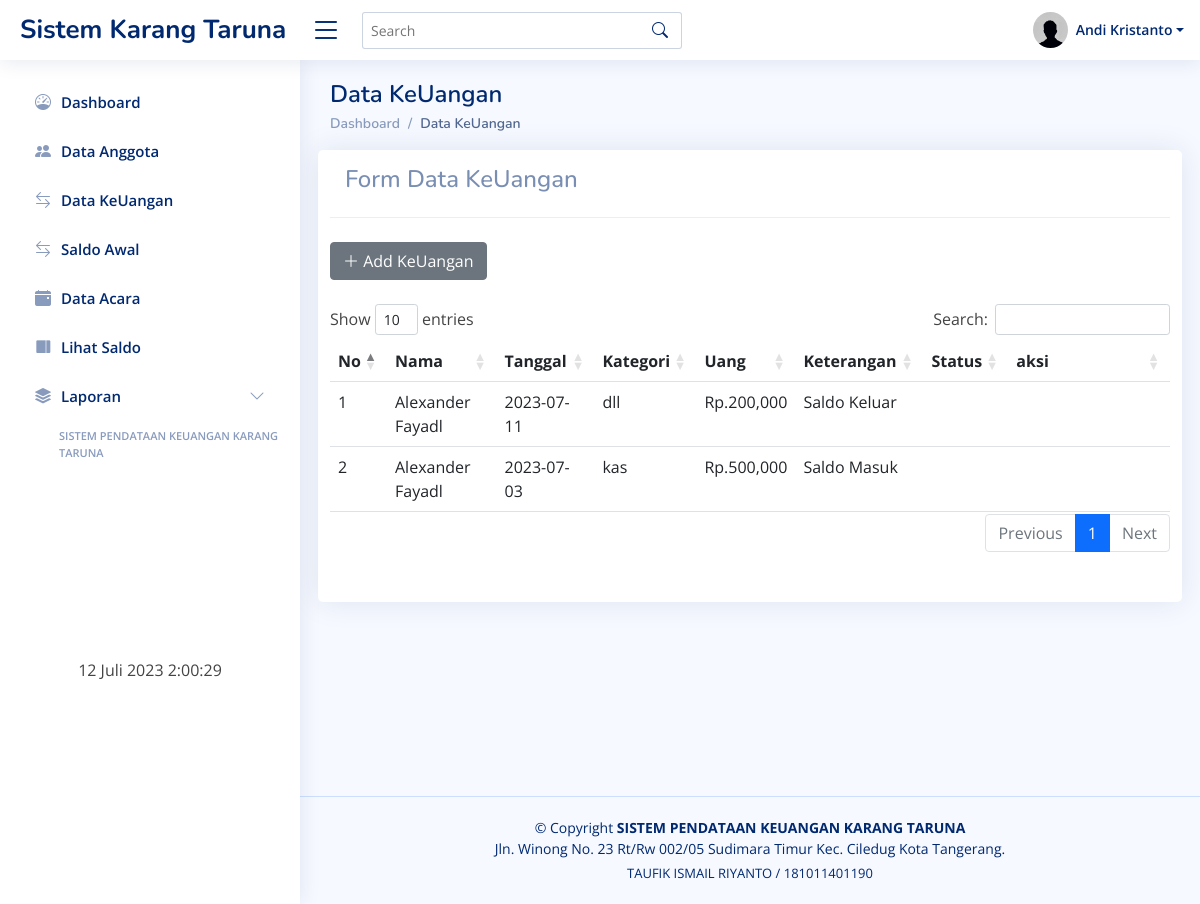
The page /admin/index.php?url=index_keuangan (signed in) on the database as committed earlier.
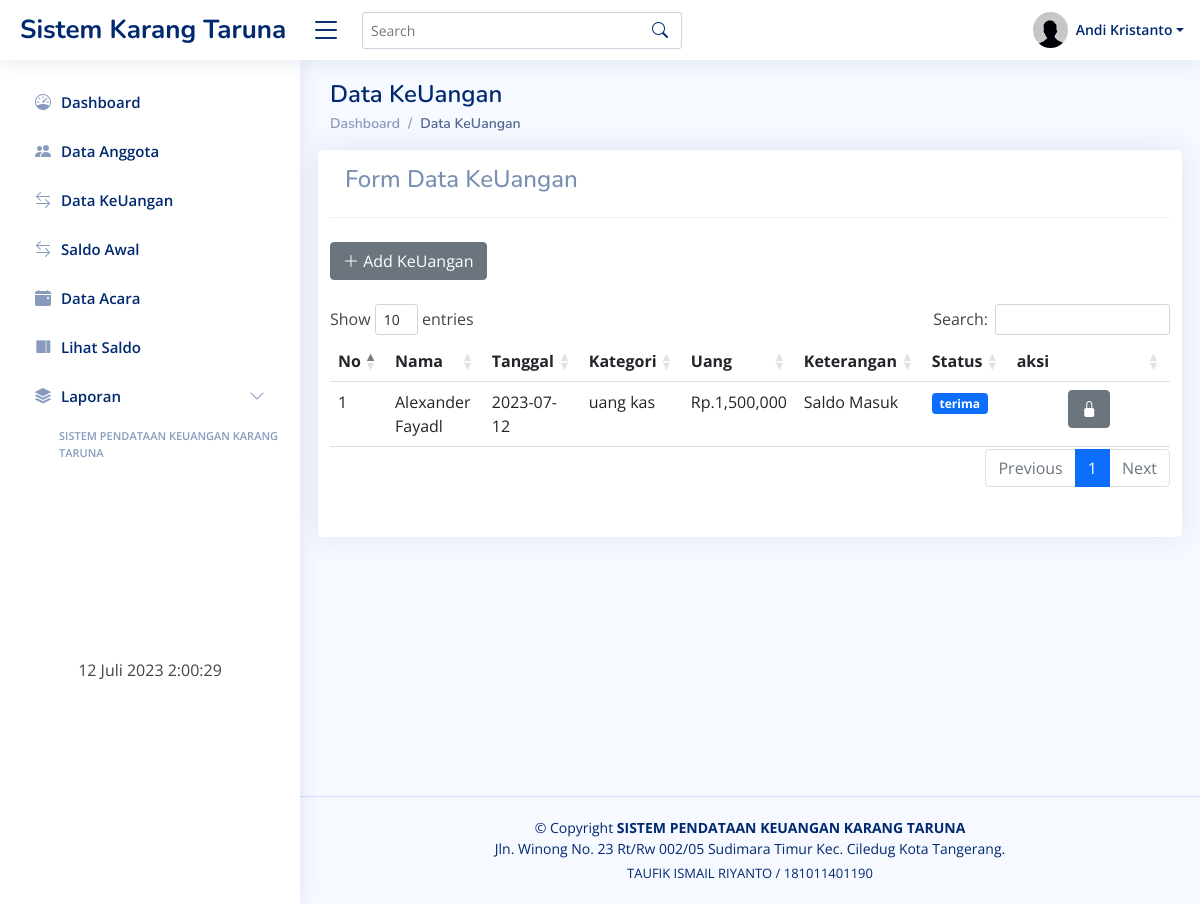
The same page on the database as committed later.
### tables this page shows
CREATE TABLE `users` (
  `id_user` int(11) NOT NULL,
  `recid` enum('0','1') NOT NULL,
  `nama` varchar(30) NOT NULL,
  `rt` int(4) NOT NULL,
  `rw` int(4) NOT NULL,
  `alamat` text NOT NULL,
  `tgl_lahir` varchar(20) NOT NULL,
  `pekerjaan` varchar(40) NOT NULL,
  `no_telp` varchar(15) NOT NULL,
  `status` enum('aktif','tidak aktif') NOT NULL,
  `usertype` enum('ketua','wakil','anggota') NOT NULL,
  `username` varchar(30) NOT NULL,
  `password` varchar(200) NOT NULL,
  `level` enum('admin','anggota') NOT NULL
);

CREATE TABLE `trx` (
  `id_trx` int(11) NOT NULL,
  `id_user` int(11) NOT NULL,
  `jml_trx` varchar(255) NOT NULL,
  `keterangan` varchar(255) NOT NULL,
  `status_trx` varchar(255) NOT NULL,
  `tgl` date NOT NULL
);

CREATE TABLE `acara` (
  `id_acara` int(11) NOT NULL,
  `id_trx` int(11) NOT NULL,
  `nama_acara` varchar(255) NOT NULL,
  `tempat_acara` varchar(255) NOT NULL
);

### config/getbln.php (called while the page is built, shortened)
<?php
function  getStatus($status){
	if ($status == "saldo_keluar"){
		return  "Saldo Keluar";
    }
		else if($status == "saldo_masuk"){
		return  "Saldo Masuk";
	}
}
?>

### admin/index_keuangan.php (the view, shortened to what this page needs)
<!DOCTYPE html>
<html>
<head>
</head>
<body>
     <div class="container">
          <div class="pagetitle">
               <h1 class="mb-1">Data KeUangan</h1>
               <nav>
                    <ol class="breadcrumb">
                         <li class="breadcrumb-item"><a href="?url=dashboard">Dashboard</a></li>
                         <li class="breadcrumb-item active">Data KeUangan</li>
                    </ol>
               </nav>
          </div>
          <div class="row">
               <div class="card">
                    <div class="card-header">
                         <h4>Form Data KeUangan</h4>
                    </div>
                    <br>
                    <div class="col-md-12">
                         <button type="button" class="btn btn-secondary" data-bs-toggle="modal"
                              data-bs-target="#addUang">
                              <span class="icon text-white">
                                   <i class="bi bi-plus-lg"></i> Add KeUangan
                              </span>
                         </button>
                    </div>
                    <br>
                    <table id="anggota" class="table table-hover">
                         <thead>
                              <tr>
                                   <th>No</th>
                                   <th>Nama</th>
                                   <th>Tanggal</th>
                                   <th>Kategori</th>
                                   <th>Uang</th>
                                   <th>Keterangan</th>
                                   <th>Status</th>
                                   <th style="width:130px">aksi</th>
                              </tr>
                         </thead>
                         <tbody>
                              <tr>
                              <?php
						require '../config/config.php';
                              include '../config/getbln.php';
						$no = 1;
                              $bulan =  date('m', strtotime(date('Y-m-d')));
						$sql = mysqli_query($koneksi,"select * from trx inner join users on users.id_user=trx.id_user inner join acara on acara.id_trx=trx.id_trx and month(tgl)='$bulan' order by tgl DESC");
						while ($data = mysqli_fetch_array($sql)) {
							?>
                                   <td><?= $no++; ?></td>
                                   <td><?= $data['nama']; ?></td>
                                   <td><?= $data['tgl']; ?></td>
                                   <td><?= $data['nama_acara']; ?></td>
                                   <td>Rp.<?= number_format($data['jml_trx']); ?></td>
                                   <td>
                                    <?= getStatus($data['keterangan']); ?>
                                   </td>
                                   <td>
                                        <?php
									if($data['status_trx'] == 'kirim'){ ?>
                                                  <span class="badge bg-warning "><?= $data['status_trx']; ?></span>
									<?php } else if($data['status_trx'] == 'terima'){ ?>
										<span class="badge bg-primary "><?= $data['status_trx']; ?></span>
									<?php }?>
                                   </td>
                                   <td class="text-center">
                                        <?php
									if($data['status_trx'] == 'kirim'){ ?>
                                        <button type="button" class="btn btn-warning" data-bs-toggle="modal"
                                             data-bs-target="#MyV<?= $data['id_trx']; ?>">
                                             <span class="icon text-white">
                                                  <i class="bi bi-check-circle-fill"></i>
                                             </span>
                                        </button>
                                        <a href="del2.php?id=<?php echo $data['id']; ?>"
                                             class="btn btn-danger btn-icon-split"
                                             onclick="return confirm('Yakin Hapus Data ?')">
                                             <span class="icon text-white">
                                                  <i class="bi bi-trash-fill"></i>
                                             </span>
                                        </a>
                                        <?php } else if ($data['status_trx'] == 'terima') { ?>
                                        <button type="button" class="btn btn-secondary" data-bs-toggle="modal"
                                             data-bs-target="#MyView<?= $data['id_trx']; ?>">
                                             <span class="icon text-white">
                                                  <i class="bi bi-lock-fill"></i>
                                             </span>
                                        </button>
                                        <?php }?>
                                   </td>
                              </tr>
                              <?php } ?>
                         </tbody>
                    </table>
                    <br><br>
               </div>
          </div>
     </div>
</body>
</html>

### admin/index.php (shortened to what this page needs)
<!DOCTYPE html>
<html lang="en">
<head>
     <link href="../assets/css/bootstrap.min.css" rel="stylesheet">
     <link href="../assets/css/bootstrap-icons.css" rel="stylesheet">
     <link href="../assets/css/boxicons.min.css" rel="stylesheet">
     <link href="../assets/css/quill.snow.css" rel="stylesheet">
     <link href="../assets/css/quill.bubble.css" rel="stylesheet">
     <link href="../assets/css/remixicon.css" rel="stylesheet">
     <link rel="stylesheet" href="../assets/jquery-ui.css">
     <link href="../assets/css/style.css" rel="stylesheet">
     <link href="../assets/datatables/dataTables.bootstrap4.min.css" rel="stylesheet">
</head>
<body>
     <header id="header" class="header fixed-top d-flex align-items-center">
          <div class="d-flex align-items-center justify-content-between"> <a href="index.html"
                    class="logo d-flex align-items-center"> <span class="d-none d-lg-block">Sistem Karang Taruna</span>
               </a> <i class="bi bi-list toggle-sidebar-btn"></i></div>
          <div class="search-bar">
               <form class="search-form d-flex align-items-center" method="POST" action="#"> <input type="text"
                         name="query" placeholder="Search" title="Enter search keyword"> <button type="submit"
                         title="Search"><i class="bi bi-search"></i></button></form>
          </div>
          <nav class="header-nav ms-auto">
               <ul class="d-flex align-items-center">
                    <li class="nav-item dropdown pe-3">
                         <?php
             require '../config/config.php';
             $sql = mysqli_query($koneksi, "select * from users where id_user='$_SESSION[id]'");
             while ($data = mysqli_fetch_array($sql)) {
               ?>
                         <a class="nav-link nav-profile d-flex align-items-center pe-0" href="#"
                              data-bs-toggle="dropdown"> <img src="../assets/img/profile-img.png" alt="Profile"
                                   class="rounded-circle"> <span
                                   class="d-none d-md-block dropdown-toggle ps-2"><?php echo $data['nama']; ?></span>
                         </a>
                              <?php } ?>
                    </li>
               </ul>
          </nav>
     </header>
     <aside id="sidebar" class="sidebar">
          <ul class="sidebar-nav" id="sidebar-nav">
               <li class="nav-item"> <a class="nav-link collapsed" href="?url=dashboard">
                         <i class="bi bi-speedometer"></i>
                         <span>Dashboard</span> </a></li>
               <li class="nav-item">
                    <a class="nav-link collapsed" href="?url=data_anggota">
                         <i class="bi bi-people-fill"></i>
                         </i><span>Data Anggota</span>
                    </a>
               </li>
               <li class="nav-item">
                    <a class="nav-link collapsed" href="?url=index_keuangan">
                         <i class="bi bi-arrow-left-right"></i>
                         </i><span>Data KeUangan</span>
                    </a>
               <li class="nav-item">
                    <a class="nav-link collapsed" href="?url=saldo_awal">
                         <i class="bi bi-arrow-left-right"></i>
                         </i><span>Saldo Awal</span>
                    </a>
               </li>
               <li class="nav-item">
                    <a class="nav-link collapsed" href="?url=list_acara">
                         <i class="bi bi-calendar-event-fill"></i>
                         </i><span>Data Acara</span>
                    </a>
               </li>
               <li class="nav-item">
                    <a class="nav-link collapsed" href="?url=cek_saldo">
                         <i class="ri-layout-right-fill"></i>
                         </i><span>Lihat Saldo</span>
                    </a>
               </li>
               <li class="nav-item">
                    <a class="nav-link collapsed" data-bs-target="#components-nav" data-bs-toggle="collapse" href="#"><i
                              class="bi bi-stack"></i><span>Laporan</span><i class="bi bi-chevron-down ms-auto"></i>
                    </a>
               </li>
               <li class="nav-heading ps-4">SISTEM PENDATAAN KEUANGAN KARANG TARUNA</li>
               <br><br><br><br>
               <br><br><br><br>
               <div class="row text-center">
                    <?php
   function tgl_indo($tanggal){
    $bulan = array (
      1 =>   'Januari',
      'Februari',
      'Maret',
      'April',
      'Mei',
      'Juni',
      'Juli',
      'Agustus',
      'September',
      'Oktober',
      'November',
      'Desember'
   );
    $pecahkan = explode('-', $tanggal);
    return $pecahkan[2] . ' ' . $bulan[ (int)$pecahkan[1] ] . ' ' . $pecahkan[0];
 }
 ?>
                    <p><?php echo tgl_indo(date('Y-m-d')); ?> <span style="font-size:17" id="jam"></span></p>
               </div>
          </ul>
     </aside>
     <main id="main" class="main">
          <section class="section">
               <div class="row">
                    <?php include 'link.php' ?>
                    <br>
                    <br>
                    <br>
                    <br>
                    <br>
                    <br>
                    <br>
                    <br>
                    <br>
                    <br>
                    <br>
                    <br>
                    <br>
                    <br>
                    <br>
                    <br>
                    <br>
                    <br>
                    <br>
                    <br>
                    <br>
                    <br>
                    <br>
                    <br>
                    <br>
                    <br>
                    <br>
                    <br>
                    <br>
               </div>
          </section>
     </main>
     <footer id="footer" class="footer">
          <div class="copyright"> &copy; Copyright <strong><span>SISTEM PENDATAAN KEUANGAN KARANG
                         TARUNA</span></strong><br>Jln. Winong No. 23 Rt/Rw 002/05 Sudimara Timur Kec. Ciledug Kota
               Tangerang.</div>
          <div class="credits">TAUFIK ISMAIL RIYANTO / 181011401190</div>
     </footer>
</body>
</html>

### admin/link.php (shortened to what this page needs)
<?php
if (isset($_GET['url'])) {
	$url = $_GET['url'];
	switch ($url) {
		case 'index_keuangan':
			include 'index_keuangan.php';
			break;
	}
}

### assets/css/style.css (style rules this page uses)
:root { scroll-behavior: smooth; }
body { font-family: "Open Sans", sans-serif; background: #f6f9ff; color: #444444; }
a { color: #4154f1; text-decoration: none; }
h1, h2, h3, h4, h5, h6 { font-family: "Nunito", sans-serif; }
#main { margin-top: 60px; padding: 20px 30px; transition: all 0.3s; }
.pagetitle { margin-bottom: 10px; }
.pagetitle h1 { font-size: 24px; margin-bottom: 0; font-weight: 600; color: #012970; }
.card { margin-bottom: 30px; border: none; border-radius: 5px; box-shadow: 0px 0 30px rgba(1, 41, 112, 0.1); }
.card-header, .card-footer { border-color: #ebeef4; background-color: #fff; color: #798eb3; padding: 15px; }
.breadcrumb { font-size: 14px; font-family: "Nunito", sans-serif; color: #899bbd; font-weight: 600; }
.breadcrumb a { color: #899bbd; transition: 0.3s; }
.breadcrumb .breadcrumb-item::before { color: #899bbd; }
.breadcrumb .active { color: #51678f; font-weight: 600; }
.logo { line-height: 1; }
@media (min-width: 1200px) { .logo { width: 280px; } }
.logo span { font-size: 26px; font-weight: 700; color: #012970; font-family: "Nunito", sans-serif; }
.header { transition: all 0.5s; z-index: 997; height: 60px; box-shadow: 0px 2px 20px rgba(1, 41, 112, 0.1); background-color: #fff; padding-left: 20px; }
.header .toggle-sidebar-btn { font-size: 32px; padding-left: 10px; cursor: pointer; color: #012970; }
.header .search-bar { min-width: 360px; padding: 0 20px; }
.header .search-form { width: 100%; }
.header .search-form input { border: 0; font-size: 14px; color: #012970; border: 1px solid rgba(1, 41, 112, 0.2); padding: 7px 38px 7px 8px; border-radius: 3px; transition: 0.3s; width: 100%; }
.header .search-form button { border: 0; padding: 0; margin-left: -30px; background: none; }
.header .search-form button i { color: #012970; }
.header-nav ul { list-style: none; }
.header-nav > ul { margin: 0; padding: 0; }
.header-nav .nav-profile { color: #012970; }
.header-nav .nav-profile img { max-height: 36px; }
.header-nav .nav-profile span { font-size: 14px; font-weight: 600; }
.sidebar { position: fixed; top: 60px; left: 0; bottom: 0; width: 300px; z-index: 996; transition: all 0.3s; padding: 20px; overflow-y: auto; scrollbar-width: thin; scrollbar-color: #aab7cf transparent; box-shadow: 0px 0px 20px rgba(1, 41, 112, 0.1); background-color: #fff; }
@media (min-width: 1200px) { #main, #footer { margin-left: 300px; } }
.sidebar-nav { padding: 0; margin: 0; list-style: none; }
.sidebar-nav li { padding: 0; margin: 0; list-style: none; }
.sidebar-nav .nav-item { margin-bottom: 5px; }
.sidebar-nav .nav-heading { font-size: 11px; text-transform: uppercase; color: #899bbd; font-weight: 600; margin: 10px 0 5px 15px; }
.sidebar-nav .nav-link { display: flex; align-items: center; font-size: 15px; font-weight: 600; color: #4154f1; transition: 0.3; background: #f6f9ff; padding: 10px 15px; border-radius: 4px; }
.sidebar-nav .nav-link i { font-size: 16px; margin-right: 10px; color: #4154f1; }
.sidebar-nav .nav-link.collapsed { color: #012970; background: #fff; }
.sidebar-nav .nav-link.collapsed i { color: #899bbd; }
.sidebar-nav .nav-link .bi-chevron-down { margin-right: 0; transition: transform 0.2s ease-in-out; }
.footer { padding: 20px 0; font-size: 14px; transition: all 0.3s; border-top: 1px solid #cddfff; }
.footer .copyright { text-align: center; color: #012970; }
.footer .credits { padding-top: 5px; text-align: center; font-size: 13px; color: #012970; }

Rows that differ between the two databases and show on the page:
removed trx: id_user.nama "Alexander Fayadl", tgl "2023-07-11", acara.nama_acara "dll", jml_trx "200,000", keterangan "Saldo Keluar"
removed trx: id_user.nama "Alexander Fayadl", tgl "2023-07-03", acara.nama_acara "kas", jml_trx "500,000", keterangan "Saldo Masuk"
added trx: id_user.nama "Alexander Fayadl", tgl "2023-07-12", acara.nama_acara "uang kas", jml_trx "1,500,000", keterangan "Saldo Masuk", status_trx "terima"
